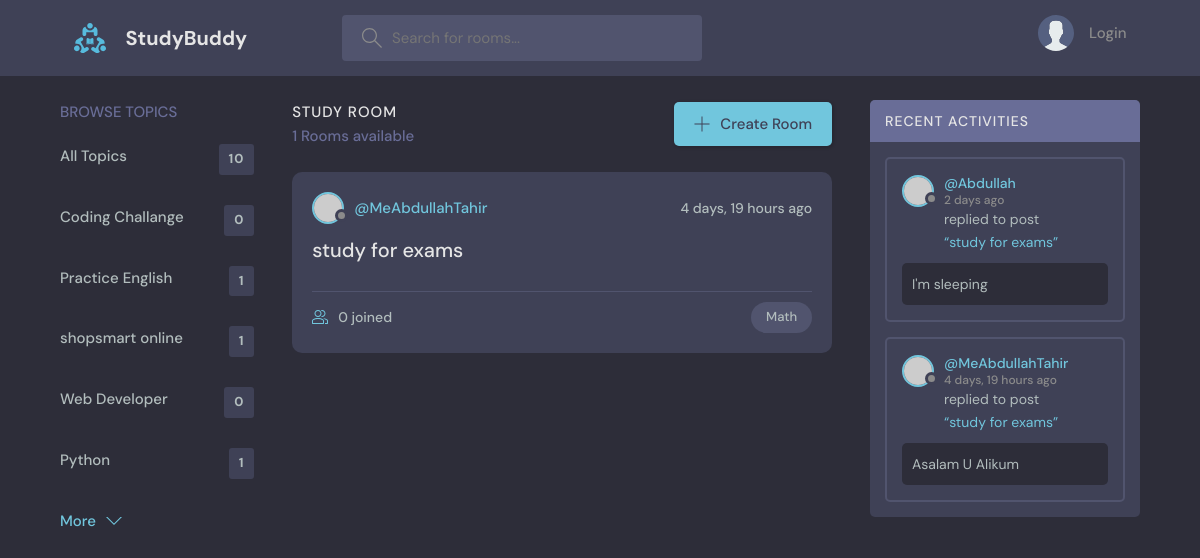
Page /?q=Math on the committed database.
### base/models.py (models this page shows, shortened)
class Topic(models.Model):
    name = models.CharField(max_length=200)
    def __str__(self):
        return self.name

class Room(models.Model):
    host = models.ForeignKey(User, on_delete=models.SET_NULL, null=True)
    topic = models.ForeignKey(Topic, on_delete=models.SET_NULL, null=True)
    name = models.CharField(max_length=200)
    participants = models.ManyToManyField(User,related_name="participants",blank=True)
    description = models.TextField(null=True, blank=True)
    updated = models.DateTimeField(auto_now=True)
    created = models.DateTimeField(auto_now_add=True)
    class Meta:
        ordering = ['-updated', '-created']
    def __str__(self):
        return self.name

class Message(models.Model):
    user = models.ForeignKey(User, on_delete=models.CASCADE)
    room = models.ForeignKey(Room, on_delete=models.CASCADE)
    body = models.TextField()
    updated = models.DateTimeField(auto_now=True)
    created = models.DateTimeField(auto_now_add=True)
    class Meta:
        ordering = ['-updated', '-created']

### base/views.py (the view)
# urls.py: path('',views.home,name="home"),
def home(request):
    q = request.GET.get('q', '')
    rooms = Room.objects.filter(
        Q(topic__name__icontains=q) |
        Q(name__icontains=q) |
        Q(host__username__icontains=q)
    )
    room_messages = Message.objects.filter(Q(room__topic__name__icontains = q))
    topics = Topic.objects.all()
    topics = Topic.objects.annotate(room_count=Count('room'))
    context = {'rooms': rooms, 'topics': topics,
                'room_messages':room_messages,
               }
    return render(request, 'base/home.html', context)

### base/templates/base/home.html
{% extends 'main.html' %} {% block content %}
    <main class="layout layout--3">
      <div class="container">
        <div>
          {% include 'base/topic_component.html' %}
        </div>
         <div>
          {% include 'base/feed_component.html' %}
         </div>
        <div>{% include 'base/activity_component.html' %}
        </div>
      </div>
    </main>
   {% endblock content %}

### base/templates/base/topic_component.html
{% block content %}
<div class="topics">
  <div class="topics__header">
    <h2>Browse Topics</h2>
  </div>
  <ul class="topics__list">
    <li>
      <a href="{% url 'home' %}">All Topics<span>{{ topics.count }}</span></a>
    </li>
    {% for topic in topics|slice:":5" %}
    <li>
      <div>
        <a href="{% url 'home' %}?q={{ topic.name }}"
          >{{ topic.name }} <span>{{ topic.room_count }}</span></a
        >
      </div>
    </li>
    {% endfor %}
  </ul>
  <a class="btn btn--link" href="{% url 'topics' %}">
    More
    <svg
      version="1.1"
      xmlns="http://www.w3.org/2000/svg"
      width="32"
      height="32"
      viewBox="0 0 32 32"
    >
      <title>chevron-down</title>
      <path d="M16 21l-13-13h-3l16 16 16-16h-3l-13 13z"></path>
    </svg>
  </a>
</div>
{% endblock content %}

### base/templates/base/feed_component.html (shortened to what this page needs)
{% load static %}
<div>
  <div class="roomList">
    <div class="roomList__header">
      <div>
        <h2>Study Room</h2>
        <p>{{rooms.count}} Rooms available</p>
      </div>
      {% if request.user.is_authenticated %}
      <a class="btn btn--main" href="{% url 'create_room' %}">
        <svg
          version="1.1"
          xmlns="http://www.w3.org/2000/svg"
          width="32"
          height="32"
          viewBox="0 0 32 32"
        >
          <title>add</title>
          <path
            d="M16.943 0.943h-1.885v14.115h-14.115v1.885h14.115v14.115h1.885v-14.115h14.115v-1.885h-14.115v-14.115z"
          ></path>
        </svg>
        Create Room
      </a>
      {% else %}
      <a class="btn btn--main" href="{% url 'login_page' %}">
        <svg
          version="1.1"
          xmlns="http://www.w3.org/2000/svg"
          width="32"
          height="32"
          viewBox="0 0 32 32"
        >
          <title>add</title>
          <path
            d="M16.943 0.943h-1.885v14.115h-14.115v1.885h14.115v14.115h1.885v-14.115h14.115v-1.885h-14.115v-14.115z"
          ></path>
        </svg>
        Create Room
      </a>
      {% endif %}
    </div>
    {% for room in rooms %}
    <div class="roomListRoom">
      <div class="roomListRoom__header">
        <a
          href="{% url 'userProfile' room.host.id %}"
          class="roomListRoom__author"
        >
          <div class="avatar avatar--small">
            <img src="https://randomuser.me/api/portraits/women/11.jpg" />
          </div>
          <span>@{{room.host.username}}</span>
        </a>
        <div class="roomListRoom__actions">
          <span>{{ room.created|timesince }} ago</span>
        </div>
      </div>
      <div class="roomListRoom__content">
        <a href="{% url 'room' room.id %}">{{ room.name }}</a>
      </div>
      <div class="roomListRoom__meta">
        <a href="{% url 'room' room.id %}" class="roomListRoom__joined">
          {{ room.participants.count }} joined
        </a>
        <p class="roomListRoom__topic">{{ room.topic }}</p>
      </div>
    </div>
    {% endfor %}
  </div>
</div>

### base/templates/base/activity_component.html (shortened to what this page needs)
<div class="activities">
  <div class="activities__header">
    <h2>Recent Activities</h2>
  </div>
  {% for msg in room_messages %}
  <div class="activities__box">
    <div class="activities__boxHeader roomListRoom__header">
      <a
        href="{% url 'userProfile' msg.user.id %}"
        class="roomListRoom__author"
      >
        <div class="avatar avatar--small">
          <img src="https://randomuser.me/api/portraits/women/11.jpg" />
        </div>
        <p>
          @{{msg.user}}
          <span>{{ msg.created|timesince }} ago</span>
        </p>
      </a>
    </div>
    <div class="activities__boxContent">
      <p>
        replied to post
        <a href="{% url 'room' msg.room.id %}">“{{msg.room}}”</a>
      </p>
      <div class="activities__boxRoomContent">{{ msg.body }}</div>
    </div>
  </div>
  {% empty %}
  <pre>   No Recent Activity.</pre>
  {% endfor %}
</div>

### rows in the picture
Topic: name "Coding Challange", room_count "0"
Topic: name "Practice English", room_count "1"
Topic: name "shopsmart online", room_count "1"
Topic: name "Web Developer", room_count "0"
Topic: name "Python", room_count "1"
Room: host.username "MeAbdullahTahir", created "4 days, 19 hours", name "study for exams", participants.count "0", topic "Math"
Message: user "Abdullah", created "2 days", room "study for exams", body "I'm sleeping"
Message: user "MeAbdullahTahir", created "4 days, 19 hours", room "study for exams", body "Asalam U Alikum"

### other values in the picture
{{ topics.count }} "10"
{{ rooms.count }} "1"
